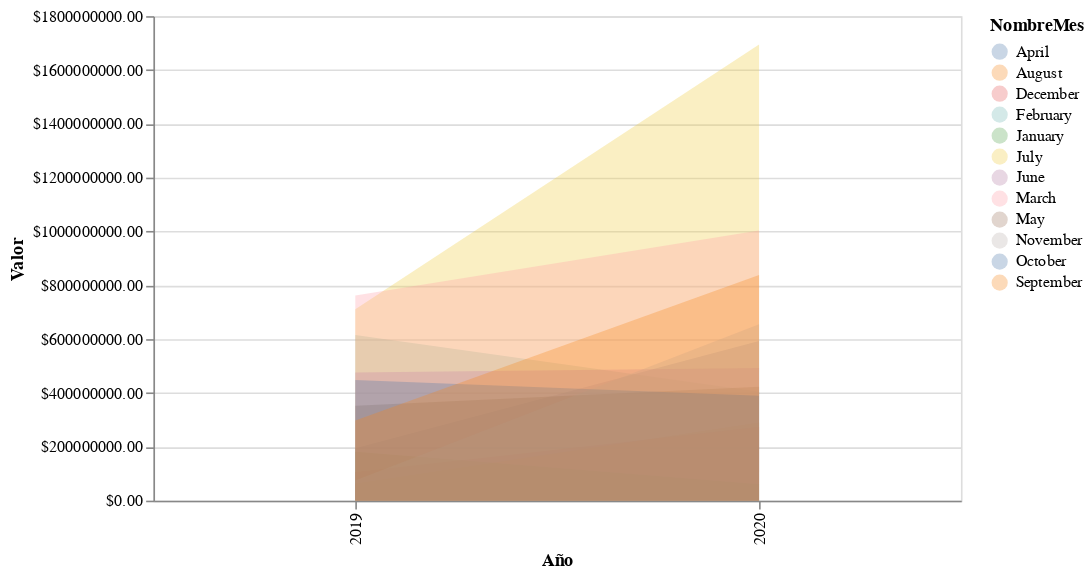

Write notebook code for a chart like this one.
### Markdown cell above
https://chartio.com/learn/charts/area-chart-complete-guide/

### Code cell
alt.Chart(Conteo_leticia_mes
).mark_area(opacity = 0.3
).encode(
    x = alt.X("Año:O",
    #x = "Año:Q",
            scale=alt.Scale(domain = ["2019","2020"])
             ),
    y = alt.Y("Valor:Q", 
              stack=None,
            axis = alt.Axis(format='$.2f')),
    color = alt.Order(
        #"NombreMes:O",
        "NombreMes:N",
        sort="ascending")
).properties(
    width=500,
    height=300
)

### Figure 1 — Vega-Lite specification as saved in the notebook (floating-point values rounded to 4 significant figures)
{"config": {"view": {"continuousWidth": 400, "continuousHeight": 300}}, "data": {"name": "data-c50634400119268ac38407bf39c1a131"}, "mark": {"type": "area", "opacity": 0.3}, "encoding": {"color": {"type": "nominal", "field": "NombreMes", "sort": "ascending"}, "x": {"type": "ordinal", "field": "Año", "scale": {"domain": ["2019", "2020"]}}, "y": {"type": "quantitative", "axis": {"format": "$.2f"}, "field": "Valor", "stack": null}}, "height": 300, "width": 500, "$schema": "https://vega.github.io/schema/vega-lite/v4.8.1.json", "datasets": {"data-c50634400119268ac38407bf39c1a131": [{"Año": "2019", "NombreMes": "April", "Mes": 4, "Valor": 195083202}, {"Año": "2019", "NombreMes": "August", "Mes": 8, "Valor": 63268750}, {"Año": "2019", "NombreMes": "December", "Mes": 12, "Valor": 106100000}, {"Año": "2019", "NombreMes": "February", "Mes": 2, "Valor": 615105632}, {"Año": "2019", "NombreMes": "January", "Mes": 1, "Valor": 181402700}, {"Año": "2019", "NombreMes": "July", "Mes": 7, "Valor": 710721025}, {"Año": "2019", "NombreMes": "June", "Mes": 6, "Valor": 476196801}, {"Año": "2019", "NombreMes": "March", "Mes": 3, "Valor": 762402272}, {"Año": "2019", "NombreMes": "May", "Mes": 5, "Valor": 352416029}, {"Año": "2019", "NombreMes": "November", "Mes": 11, "Valor": 74550980}, {"Año": "2019", "NombreMes": "October", "Mes": 10, "Valor": 447823490}, {"Año": "2019", "NombreMes": "September", "Mes": 9, "Valor": 297994488}, {"Año": "2020", "NombreMes": "April", "Mes": 4, "Valor": 592871654}, {"Año": "2020", "NombreMes": "August", "Mes": 8, "Valor": 290016340}, {"Año": "2020", "NombreMes": "December", "Mes": 12, "Valor": 273207117}, {"Año": "2020", "NombreMes": "February", "Mes": 2, "Valor": 404238343}, {"Año": "2020", "NombreMes": "January", "Mes": 1, "Valor": 60565950}, {"Año": "2020", "NombreMes": "July", "Mes": 7, "Valor": 1694932591}, {"Año": "2020", "NombreMes": "June", "Mes": 6, "Valor": 492660633}, {"Año": "2020", "NombreMes": "March", "Mes": 3, "Valor": 1003710610}, {"Año": "2020", "NombreMes": "May", "Mes": 5, "Valor": 423312706}, {"Año": "2020", "NombreMes": "November", "Mes": 11, "Valor": 655215428}, {"Año": "2020", "NombreMes": "October", "Mes": 10, "Valor": 389924930}, {"Año": "2020", "NombreMes": "September", "Mes": 9, "Valor": 837982879}]}}
